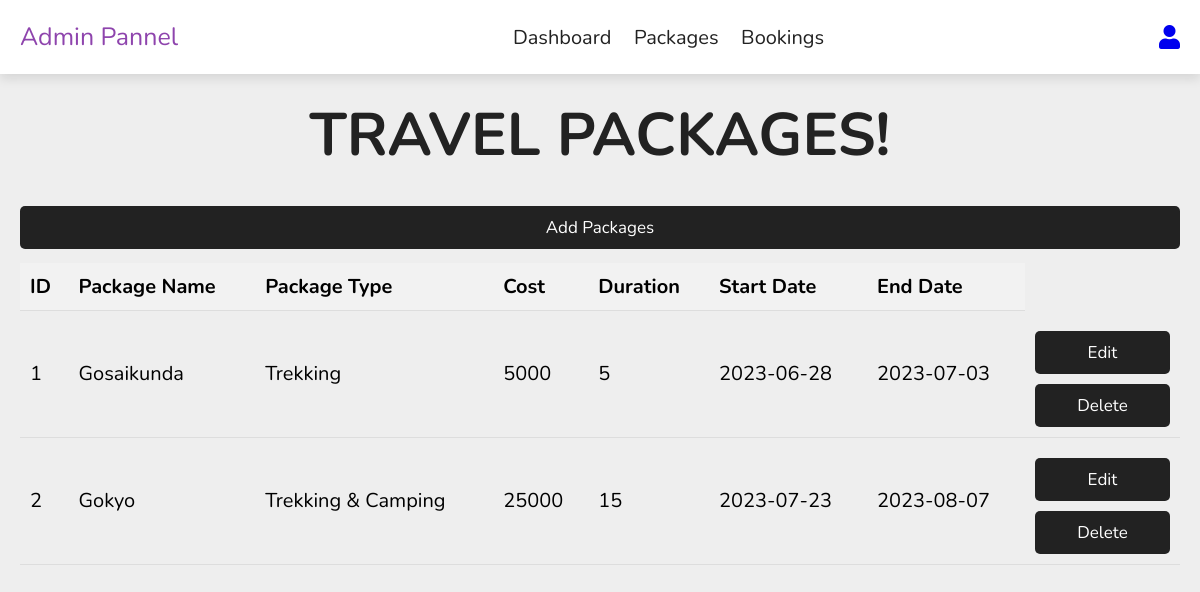
The app's page /admin/admin_package.php with its own data.
### tables this page shows
CREATE TABLE `package` (
  `id` int(11) NOT NULL,
  `PackageName` varchar(255) NOT NULL,
  `PackageType` varchar(255) NOT NULL,
  `cost` int(255) NOT NULL,
  `duration` varchar(255) NOT NULL,
  `startDate` date NOT NULL,
  `endDate` date NOT NULL,
  `image` longblob NOT NULL
);

### admin/admin_package.php (the view, shortened to what this page needs)
<!DOCTYPE html>
<html lang="en">
<head>
     <link rel="stylesheet" href="https://cdn.jsdelivr.net/npm/swiper@9/swiper-bundle.min.css">
    <link rel="stylesheet" href="../css/admin_style.css">
        <link rel="stylesheet" href="https://cdnjs.cloudflare.com/ajax/libs/font-awesome/5.15.3/css/all.min.css">
    </head>
<body>
  <?php
include 'header.php';
?>
<section class="booking">
<h1 class="heading-title">Travel Packages!</h1>
<a href="create.php" class="btn" role="button">Add packages</a>
<br>
<table class="table">
    <thead>
        <tr>
        <th>ID</th>
        <th>Package Name</th>
        <th>Package Type</th>
        <th>Cost</th>
        <th>Duration</th>
        <th>Start Date</th>
        <th>End Date</th>
        </tr>
        <tbody>
            <?php
            include "../config.php";
            $sql = "SELECT * FROM `package`";
            $result = $conn->query($sql);
            $idnum=1;
            while($row = $result->fetch_assoc()){
                echo"
                <tr>
              <td>$idnum</td>
              <td>$row[PackageName]</td>
              <td>$row[PackageType]</td>
              <td>$row[cost]</td>
              <td>$row[duration]</td>
              <td>$row[startDate]</td>
              <td>$row[endDate]</td>
              <td>
              <a href='update.php?id=$row[id]' class='btn'>Edit</a>
              <a href='delete.php?id=$row[id]' class='btn'>Delete</a>
              </td>
              </tr>
              ";
              $idnum++;
            }
            ?>
        </tbody>
    </thead>
</table>
</section>
</body>
</html>

### css/admin_style.css (style rules this page uses)
:root { --main-color:#8e44ad; --black:#222; --white:#fff; --light-black:#777; --light-white:#fff9; --dark-bg:rgb(0,0,0.7); --light-bg:#eee; --border:.1rem solid var(--black); --box-shadow:0 .5rem 1rem rgba(0,0,0,.1) ; --text-shadow:0 1.5rem 3rem rgba(0,0,0,.3) ; }
* { font-family: 'Nunito', sans-serif; margin:0; padding:0; box-sizing: border-box; outline: none; border:none; text-decoration: none; }
html { font-size: 62.5%; overflow-x: hidden; }
body { background-color: var(--light-bg); }
section { padding:2rem; max-width: 1200px; margin:0 auto; }
.btn, .delete-btn, .option-btn { display: block; width: 100%; margin-top: 1rem; border-radius: .5rem; padding:1rem 3rem; font-size: 1.7rem; text-transform: capitalize; color:var(--white); cursor: pointer; text-align: center; }
.btn { background-color: var(--black); }
.heading-title { text-align: center; margin-bottom: 3rem; font-size: 6rem; text-transform: uppercase; color: var(--black); }
.table { width: 100%; border-collapse: collapse; }
.table th, .table td { padding: 10px; font-size: 2rem; text-align: left; border-bottom: 1px solid #ddd; }
.table th { background-color: #f2f2f2; font-weight: bold; }

### records on screen
package: PackageName "Gosaikunda", PackageType "Trekking", cost "5000", duration "5", startDate "2023-06-28", endDate "2023-07-03"
package: PackageName "Gokyo", PackageType "Trekking & Camping", cost "25000", duration "15", startDate "2023-07-23", endDate "2023-08-07"
